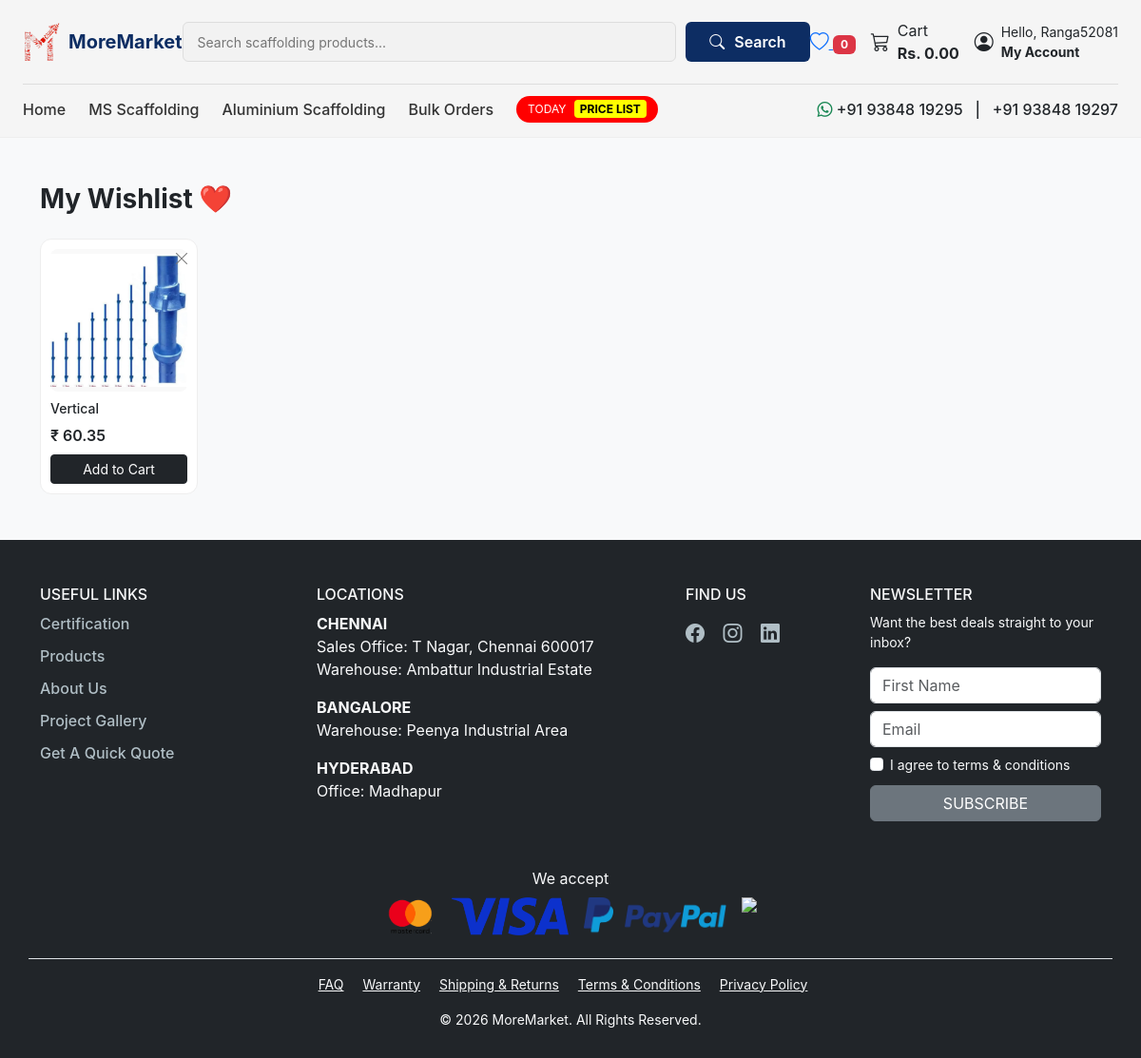
Before: /products/wishlist/ (signed in) with the older database file.
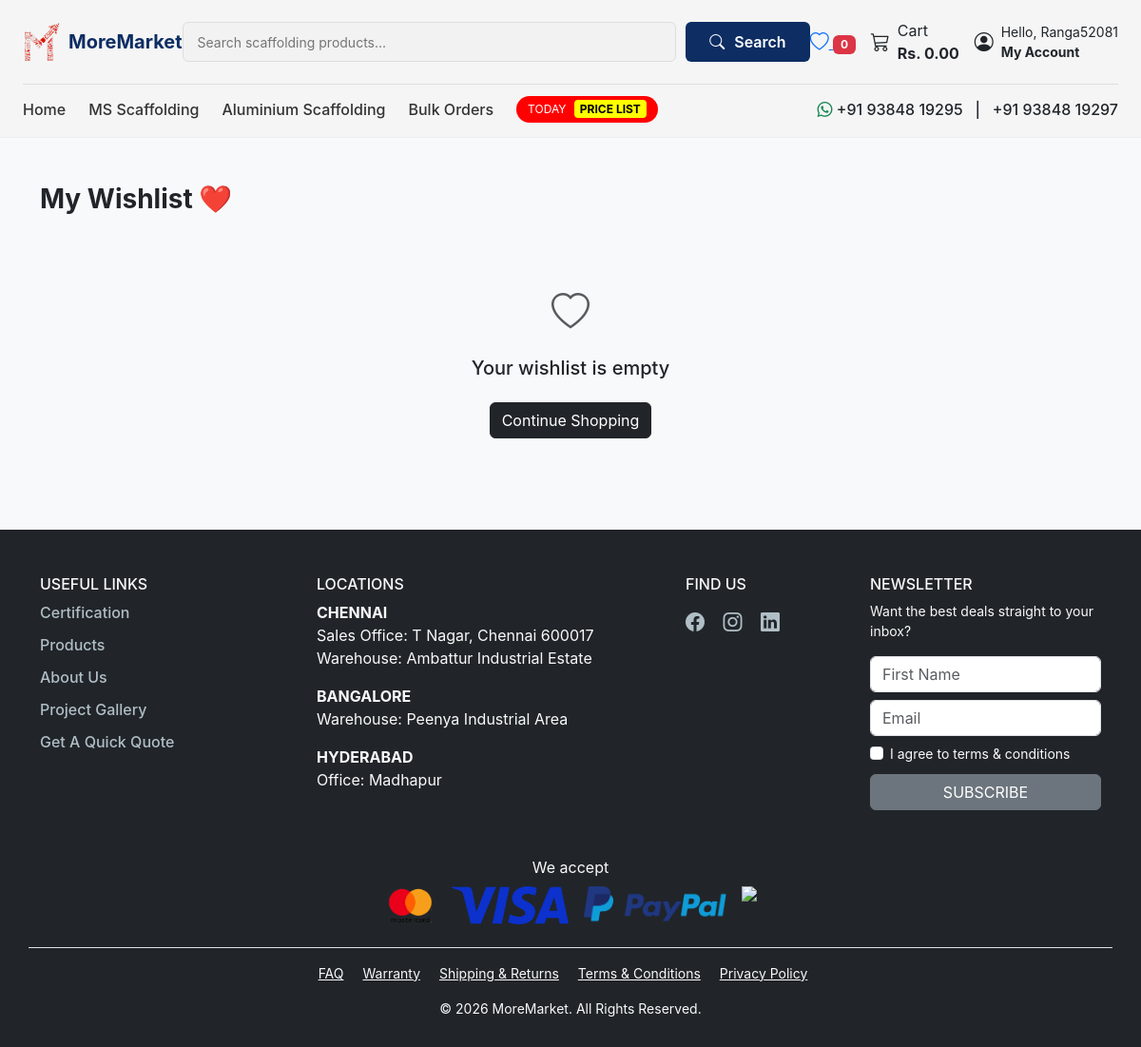
After: the same page with the newer database file.
### products/models.py (models this page shows, shortened)
class Wishlist(models.Model):
    user = models.ForeignKey(
        settings.AUTH_USER_MODEL,
        on_delete=models.CASCADE,
        related_name="wishlist"
    )
    product = models.ForeignKey(
        "Product",
        on_delete=models.CASCADE
    )
    created_at = models.DateTimeField(auto_now_add=True)
    class Meta:
        unique_together = ("user", "product")

class Product(models.Model):
    CATEGORY_CHOICES = (
        ('MS', 'MS Scaffolding'),
        ('AL', 'Aluminium Scaffolding'),
    )
    name = models.CharField(max_length=200)
    slug = models.SlugField(unique=True, blank=True)
    description = models.TextField()
    category = models.CharField(max_length=2, choices=CATEGORY_CHOICES)
    is_featured = models.BooleanField(default=False)
    is_active = models.BooleanField(default=True)
    created_at = models.DateTimeField(auto_now_add=True)
    class Meta:
        ordering = ['-created_at']

class ProductImage(models.Model):
    product = models.ForeignKey(
        Product,
        on_delete=models.CASCADE,
        related_name="images"
    )
    image = models.ImageField(upload_to='products/gallery/')

class ProductVariant(models.Model):
    product = models.ForeignKey(
        "Product",
        on_delete=models.CASCADE,
        related_name="variants"
    )
    size = models.CharField(max_length=20)
    weight = models.DecimalField(max_digits=6, decimal_places=2)
    original_price = models.DecimalField(max_digits=10, decimal_places=2)
    discount_percent = models.PositiveIntegerField(default=0)
    stock = models.PositiveIntegerField(default=0)
    is_default = models.BooleanField(default=False)
    class Meta:
        ordering = ['-is_default', 'size']
    @property
    def price(self):
        if self.discount_percent > 0:
            discount_amount = (
                self.original_price * self.discount_percent / 100
            )
            return round(self.original_price - discount_amount, 2)
        return self.original_price

### products/views.py (the view)
# urls.py: path("wishlist/", views.wishlist_view, name="wishlist"),
@login_required
def wishlist_view(request):
    wishlist_items = Wishlist.objects.filter(user=request.user).select_related("product")
    return render(request, "products/wishlist.html", {
        "wishlist_items": wishlist_items
    })

### templates/products/wishlist.html
{% extends "base.html" %}
{% block content %}
<div class="container py-5">
    <h3 class="fw-bold mb-4">My Wishlist ❤️</h3>
    {% if wishlist_items %}
    <div class="row g-4">
        {% for item in wishlist_items %}
        {% with product=item.product %}
        {% with variant=product.variants.first %}
        <div class="col-6 col-md-4 col-lg-3 col-xl-2">
            <div class="wishlist-card">
                <a href="{% url 'products:toggle_wishlist' product.pk %}"
                   class="remove-btn">
                    <i class="bi bi-x-lg"></i>
                </a>
                <a href="{% url 'products:product_detail' product.pk %}">
                    <div class="wishlist-image">
                        {% if product.images.first %}
                            <img src="{{ product.images.first.image.url }}">
                        {% endif %}
                    </div>
                </a>
                <div class="wishlist-body">
                    <h6>{{ product.name }}</h6>
                    <div class="price">
                        ₹ {{ variant.price }}
                    </div>
                    <a href="{% url 'orders:add_to_cart' product.id %}"
                       class="btn btn-dark btn-sm w-100 mt-2">
                        Add to Cart
                    </a>
                </div>
            </div>
        </div>
        {% endwith %}
        {% endwith %}
        {% endfor %}
    </div>
    {% else %}
    <div class="text-center py-5">
        <i class="bi bi-heart fs-1 text-muted"></i>
        <h5 class="mt-3">Your wishlist is empty</h5>
        <a href="{% url 'customer_home' %}" class="btn btn-dark mt-3">
            Continue Shopping
        </a>
    </div>
    {% endif %}
</div>
{% endblock %}

Changed rows visible on the page:
removed Wishlist: product.images.first.image (picture), product.name "Vertical"
no longer on this page (row unchanged): ProductVariant: price "60.35"
Other visible differences:
text now shown: "Your wishlist is empty Continue Shopping"
